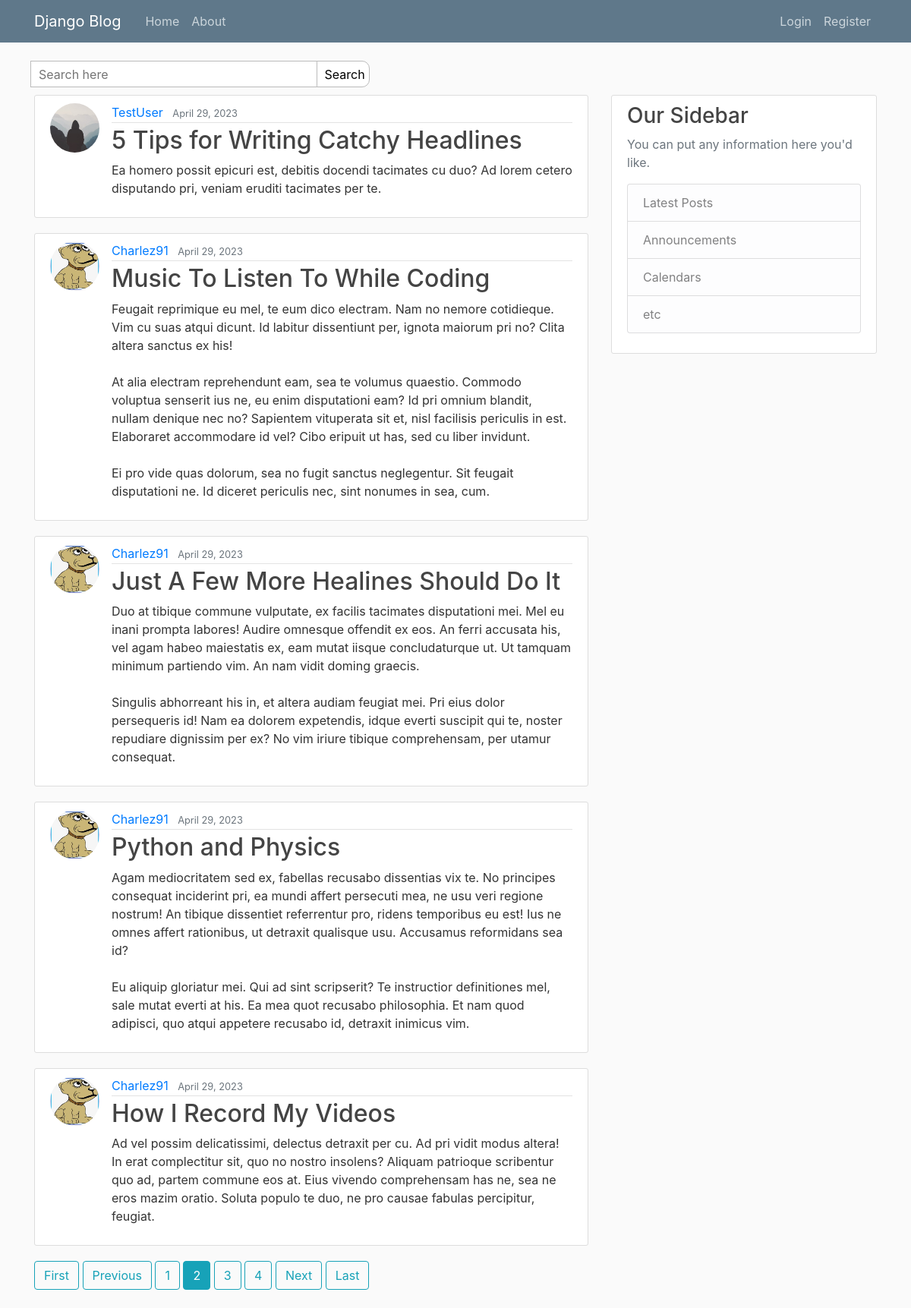
Before: /?page=2 with the older database file.
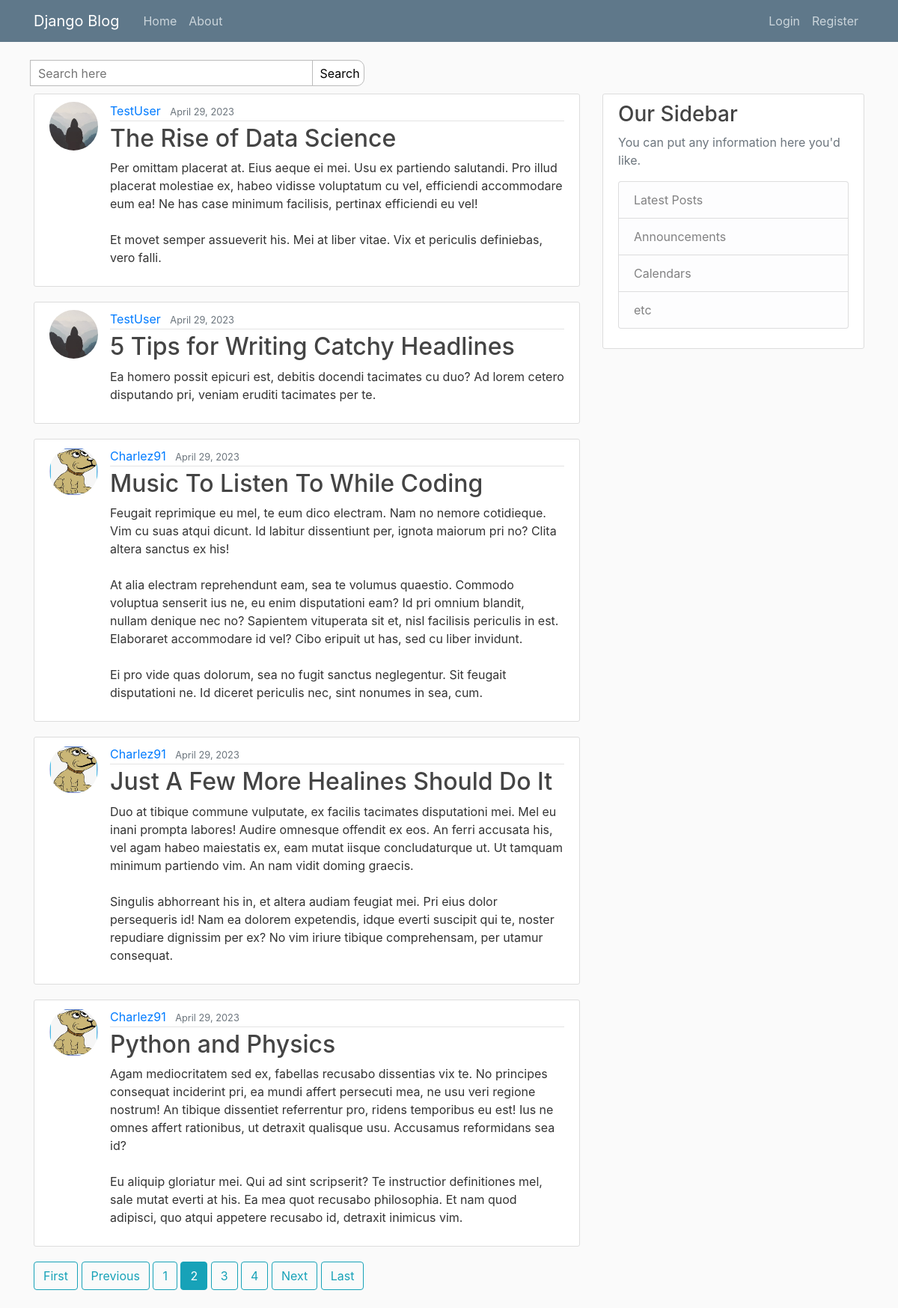
After: the same page with the newer database file.
### blog1/models.py (models this page shows, shortened)
class Post(models.Model):
    title = models.CharField(max_length=100, null=False, blank=False)
    content = RichTextField(blank=True)
    date_posted = models.DateTimeField(default=timezone.now)
    modified = models.DateTimeField(auto_now=True)
    author = models.ForeignKey(User, on_delete=models.CASCADE)
    tags = TaggableManager()

### users/models.py (models this page shows, shortened)
class Profile(models.Model):
    user = models.OneToOneField(User, on_delete=models.CASCADE)
    image = models.ImageField(default='default.jpg', upload_to='profile_pics')

### blog1/views.py (the view)
# urls.py: path('', views.Home.as_view(), name='blog-home'),
class Home(ListView):
    model = Post
    ordering = ['-date_posted']
    context_object_name = 'posts'
    paginate_by = 5
    template_name = 'blog1/home.html'
    def get(self, request, *args: Any, **kwargs: Any) -> HttpResponse:
        return super().get(request, *args, **kwargs)

### blog1/templates/blog1/home.html (shortened to what this page needs)
{% extends 'blog1/base.html' %}
{% block search %}
<div class="col-md-6" >
  <div class="header-search">
    <form id="SearchForm" action="{% url 'search' %}">
      <input class="search-input" id="q" name="q" placeholder="Search here"  required>
      <button class="search-btn1" >Search</button>
    </form>
  </div>
</div>
{% endblock search %}
{% block content %}
	{% for post in posts %}
		<article class="media content-section">
		<img class="rounded-circle article-img" src="{{ post.author.profile.image.url }}">
		  <div class="media-body">
		    <div class="article-metadata">
		      <a class="mr-2" href="{% url 'user-posts' post.author.username %}">{{ post.author }}</a>
		      <small class="text-muted">{{ post.date_posted |date:"F d, Y" }}</small>
		    </div>
		    <h2><a class="article-title" href="{% url 'post-detail' post.id %}">{{ post.title }}</a></h2>
		    <p class="article-content">{{ post.content|safe }}</p>
		  </div>
		</article>
	{% endfor %}
	{% if is_paginated %}
      {% if page_obj.has_previous %}
        <a class="btn btn-outline-info mb-4" href="?page=1">First</a>
        <a class="btn btn-outline-info mb-4" href="?page={{ page_obj.previous_page_number }}">Previous</a>
      {% endif %}
      {% for num in page_obj.paginator.page_range %}
        {% if page_obj.number == num %}
          <a class="btn btn-info mb-4" href="?page={{ num }}">{{ num }}</a>
        {% elif num > page_obj.number|add:'-3' and num < page_obj.number|add:'3' %}
          <a class="btn btn-outline-info mb-4" href="?page={{ num }}">{{ num }}</a>
        {% endif %}
      {% endfor %}
      {% if page_obj.has_next %}
        <a class="btn btn-outline-info mb-4" href="?page={{ page_obj.next_page_number }}">Next</a>
        <a class="btn btn-outline-info mb-4" href="?page={{ page_obj.paginator.num_pages }}">Last</a>
      {% endif %}
    {% endif %}
{% endblock content %}

### blog1/templates/blog1/base.html (shortened to what this page needs)
{% load static %}
<!DOCTYPE html>
<html>
<head>
    <link rel="stylesheet" href="https://maxcdn.bootstrapcdn.com/bootstrap/4.0.0/css/bootstrap.min.css">
    <link rel="stylesheet" type="text/css" href="{% static 'blog1/main.css' %}">
</head>
<body>
	<header class="site-header">
	  <nav class="navbar navbar-expand-md navbar-dark bg-steel fixed-top">
	    <div class="container">
	      <a class="navbar-brand mr-4" href="{% url 'blog-home' %}">Django Blog</a>
	      <div class="collapse navbar-collapse" id="navbarToggle">
	        <div class="navbar-nav mr-auto">
	          <a class="nav-item nav-link" href="{% url 'blog-home' %}">Home</a>
	          <a class="nav-item nav-link" href="{% url 'blog-about' %}">About</a>
	        </div>
	        <div class="navbar-nav">
			{% if user.is_authenticated %}
	          <a class="nav-item nav-link" href="{% url 'post-create' %}">New Post</a>
	          <a class="nav-item nav-link" href="{% url 'profile' %}">Account</a>
			  <a class="nav-item nav-link" href="{% url 'logout' %}">Logout</a>
			{% else %}
			  <a class="nav-item nav-link" href="{% url 'login' %}">Login</a>
			  <a class="nav-item nav-link" href="{% url 'register' %}">Register</a>
			{% endif %}
	        </div>
	      </div>
	    </div>
	  </nav>
	</header>
	<main role="main" class="container">
	  <div class="row">
		{% block search %} {% endblock search %}
	    <div class="col-md-8">
	      {% block content %}{% endblock %}
	    </div>
	    <div class="col-md-4">
	      <div class="content-section">
	        <h3>Our Sidebar</h3>
	        <p class='text-muted'>You can put any information here you'd like.
	          <ul class="list-group">
	            <li class="list-group-item list-group-item-light">Latest Posts</li>
	            <li class="list-group-item list-group-item-light">Announcements</li>
	            <li class="list-group-item list-group-item-light">Calendars</li>
	            <li class="list-group-item list-group-item-light">etc</li>
	          </ul>
	        </p>
	      </div>
	    </div>
	  </div>
	</main>
  </body>
</body>
</html>

### blog1/static/blog1/main.css (style rules this page uses)
body { background: #fafafa; color: #333333; margin-top: 5rem; }
h1, h2, h3, h4, h5, h6 { color: #444444; }
ul { margin: 0; }
.bg-steel { background-color: #5f788a; }
.site-header .navbar-nav .nav-link { color: #cbd5db; }
.content-section { background: #ffffff; padding: 10px 20px; border: 1px solid #dddddd; border-radius: 3px; margin-bottom: 20px; }
.article-title { color: #444444; }
.article-content { white-space: pre-line; }
.article-img { height: 65px; width: 65px; margin-right: 16px; }
.article-metadata { padding-bottom: 1px; margin-bottom: 4px; border-bottom: 1px solid #e3e3e3 }
.header-search { --border-color: #bbb; margin-bottom: 10px; }
.search-input { width: 70%; border: 1px var(--border-color) solid; margin-left: -5px; padding: 5px 0px 4px 10px; }
.search-btn1 { border: 1px var(--border-color) solid; padding: 5px 5px 4px 10px; margin-left: -6px; border-top-right-radius: 10px; border-bottom-right-radius: 10px; background-color: #fff; cursor: pointer; }

Changed rows visible on the page:
no longer on this page (row edited): Post: author.profile.image (picture), author "Charlez91", date_posted "April 29, 2023", title "How I Record My Videos", content "Ad vel possim delicatissimi, delectus detraxit per cu. Ad pri vidit modus altera! In erat complectitur sit, quo no nostro insolens? Aliquam patrioque scribentur quo ad, partem commune eos at. Eius vivendo comprehensam has ne, sea ne eros mazim oratio. Soluta populo te duo, ne pro causae fabulas percipitur, feugiat."
now on this page (row edited): Post: author.profile.image (placeholder picture), author "TestUser", date_posted "April 29, 2023", title "The Rise of Data Science", content "Per omittam placerat at. Eius aeque ei mei. Usu ex partiendo salutandi. Pro illud placerat molestiae ex, habeo vidisse voluptatum cu vel, efficiendi accommodare eum ea! Ne has case minimum facilisis, pertinax efficiendi eu vel! Et movet semper assueverit his. Mei at liber vitae. Vix et periculis definiebas, vero falli."
